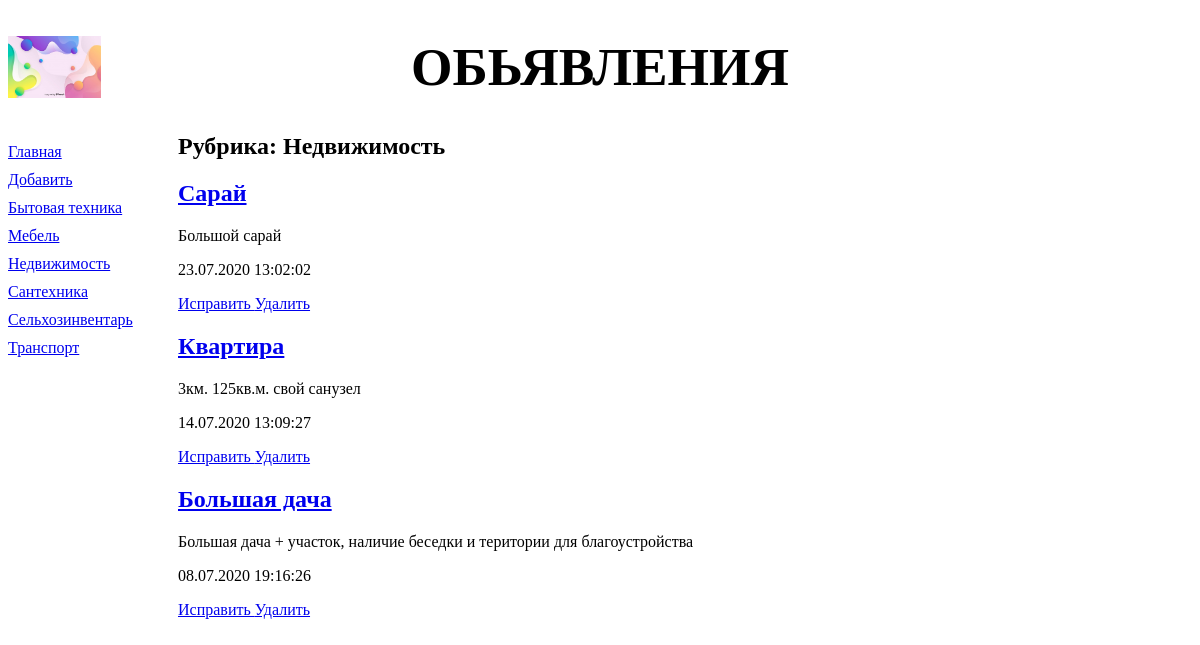
Page /bboard/1/ on the earlier database version.
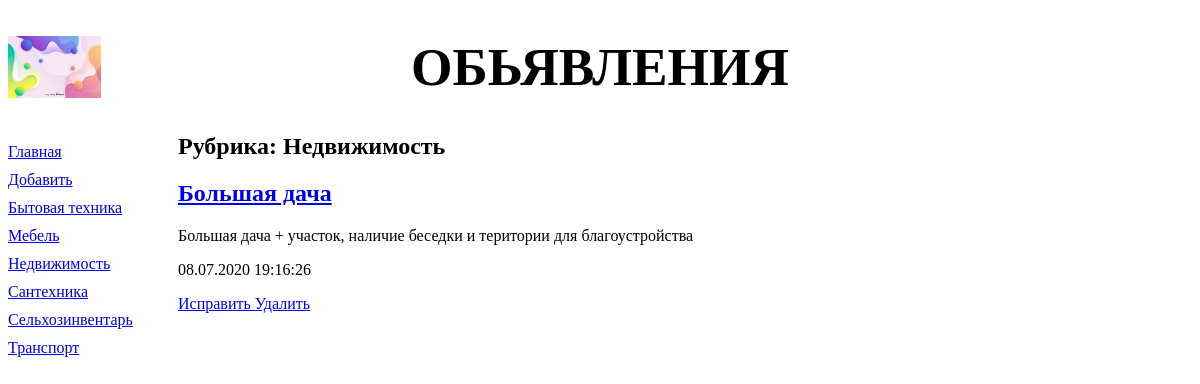
Same page on the later database version.
### bboard/models.py (models this page shows, shortened)
class Rubric(models.Model):
    name = models.CharField(max_length=20, db_index=True, verbose_name='Название')
    objects = RubricManager()
    class Meta:
        verbose_name_plural = 'Рубрики'
        verbose_name = 'Рубрика'
        ordering = ['name']

class Bb(models.Model):
    KINDS = (
        (None, 'Выберете разряд публикуемого обьявления'),
        ('b', 'Куплю'),
        ('s', 'Продам'),
        ('c', 'Обменяю')
    )
    title = models.CharField(max_length=50, verbose_name='Товар')
    content = models.TextField(null=True, blank=True, verbose_name='Описание')
    price = models.FloatField(null=True, blank=True, verbose_name='Цена')
    published = models.DateTimeField(auto_now_add=True, db_index=True, verbose_name='Опубликовано')
    rubric = models.ForeignKey('Rubric', null=True, on_delete=models.PROTECT, verbose_name='Рубрика')
    kind = models.CharField(max_length=1, choices=KINDS, default='b', verbose_name='Вид обьявления')
    objects = models.Manager()
    reverse = BbManager()
    class Meta:
        verbose_name_plural = 'Обьявления'
        verbose_name = 'Обьявление'
        ordering = ['-published']

### bboard/views.py (the view)
# urls.py: path('<int:rubric_id>/', BbByRubricView.as_view(), name='by_rubric'),
class BbByRubricView(ListView):
    template_name = 'bboard/by_rubric.html'
    context_object_name = 'bbs'
    def get_queryset(self):
        return Bb.objects.filter(rubric=self.kwargs['rubric_id'])
    def get_context_data(self, *args, **kwargs):
        context = super().get_context_data(*args, **kwargs)
        context['rubrics'] = Rubric.objects.all()
        context['current_rubric'] = Rubric.objects.get(
                                            pk=self.kwargs['rubric_id'])
        return context

### bboard/models.py (called while the page is built)
    def get_queryset(self):
        return RubricQuerySet(self.model, using=self._db)

### bboard/templates/bboard/by_rubric.html (shortened to what this page needs)
{% extends 'layout/basic.html' %}
{% block content %}
<h2> Рубрика: {{current_rubric.name}} </h2>
{% for bb in bbs %}
        <div>
            <h2> <a href="{% url 'detail' pk=bb.pk  %}">{{bb.title}} </a> </h2>
            <p> {{ bb.content }} </p>
            <p> {{ bb.published|date:"d.m.Y H:i:s" }} </p>
            <p>
                <a href="{% url 'edit' pk=bb.pk %}"> Исправить </a>
                <a href="{% url 'delete' pk=bb.pk %}"> Удалить </a>
            </p>
        </div>
{% endfor %}
{% endblock %}

### bboard/templates/layout/basic.html (shortened to what this page needs)
{% load static %}
<!DOCTYPE html>
<html>
    <head>
        <link rel="stylesheet" type="text/css"
        href="{% static 'bboard/style.css' %}">
    </head>
    <body>
        <header>
            <h1> Обьявления </h1>
        </header>
        <nav>
            <a href="{% url 'index' %}"> Главная </a>
            <a href="{% url 'add' %}"> Добавить </a>
            {% for rubric in rubrics %}
            <a href="{% url 'by_rubric' rubric.pk %}"> {{ rubric.name }} </a>
            {% endfor %}
        </nav>
        <section>
        {% block content %}
        {% endblock %}
        </section>
    </body>
    </head>
</html>

Differences in the rows shown:
removed Bb: title "Сарай", content "Большой сарай", published "23.07.2020 13:02:02"
removed Bb: title "Квартира", content "3км. 125кв.м. свой санузел", published "14.07.2020 13:09:27"
